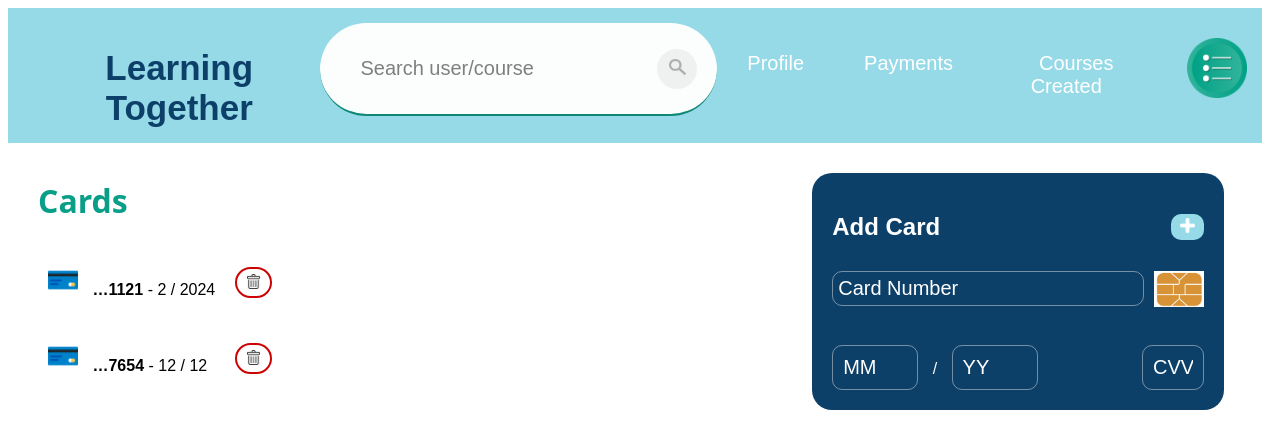
/managePaymentDetails (signed in), run on the app's committed database.
### app/models.py (models this page shows, shortened)
class PaymentDetails(models.Model):
    privateId = models.ForeignKey(Private, on_delete=models.CASCADE, null=True, blank=True)
    cardNumber = models.CharField(max_length=16)
    expirationMonth = models.SmallIntegerField()
    expirationYear = models.SmallIntegerField()
    cvv = models.SmallIntegerField()

### app/views.py (the view)
# urls.py: path('managePaymentDetails',views.managePaymentDetails,name="managePaymentDetails"),
def managePaymentDetails(request):
    if request.user.is_authenticated:
        profile = models.Profile.objects.filter(userId__exact=request.user.id)
        private = models.Private.objects.filter(profileId__exact=profile[0].id)
        paymentDetails = models.PaymentDetails.objects.filter(
            privateId__exact=private[0].id)
        return render(request, "app/managePaymentDetails.html", {'paymentDetails': paymentDetails, 'thisUser': True, 'userId': request.user.id, 'showOptions': True})
    return redirect('home')

### templates/app/managePaymentDetails.html (shortened to what this page needs)
{% extends 'app/base.html' %}
{% block content %}
{% load static %}
{% include 'app/navBar.html' with thisUser=thisUser userId=userId showOptions=showOptions %}
<div class="paymentDetails">
    <div class="details">
        <h2 class="paymentTitle">Cards</h2>
        {% if not paymentDetails %}
        <p style="color:rgba(0, 0, 0, 0.623)"><b>No Payment Details</b></p>
        {% else %}
        {% for card in paymentDetails %}
        <div class="payment">
            <p>
                <img class="card" src="{% static 'images/' %}card.png">
                <b>{{ card.cardNumber|slice:'::-1'|truncatechars:5|slice:'::-1' }}</b> - {{card.expirationMonth}} / {{card.expirationYear}}
            </p>
            <form style="margin-left: 20px;" method="POST" action="../deletePaymentDetail">
                <button id="deleteButton" class="btnG" type="submit" value="Delete"><img style="width:15px; padding:3px; margin-top: 1px;" src="{% static 'images/' %}garbage.png"></button>
            </form>
        </div>
        {% endfor %}
        {% endif %}
    </div>
    <section class="formContainer">
        <form method="POST" action="../saveNewPaymentDetail">
            <div class="payment">
                <h2>Add Card</h2>
                <button id="submitButton" class="btn" type="submit" ><img class="plus" src="{% static 'images/' %}Whiteplus.png"></button>
            </div>
            <div class="payment">
                <input class="inp" required type="text" maxlength="16" pattern="[0-9]{16}" name="cardNumber" placeholder="Card Number"><br><br>
                <img class="edit" src="{% static 'images/' %}chipCard.png">
            </div>
            <br>
            <input class="date" required type="number" min="1" max="12" name="expirationMonth" placeholder="MM"> /
            <input class="date" required type="number"  min="1" max="99" name="expirationYear" placeholder="YY ">
            <input class="cvv" required type="password" maxlength="3" name="cvv" placeholder="CVV"><br>
        </form>
    </section>
</div>
{% endblock %}

### static/test.css (style rules this page uses)
body { background-color: rgb(255, 255, 255); font-family: sans-serif; }

### templates/app/searchBar.html (style rules this page uses)
img { width: 13px; }
::placeholder { color:rgba(0, 0, 0, 0.514); }

### templates/app/managePaymentDetails.html (style rules this page uses)
.formContainer { background-color:rgb(13, 64, 105); width: fit-content; height: fit-content; padding: 10px; border-radius: 20px; margin: 20px; }
.card { width: 30px; margin-right: 10px; }
.details { margin-left: 20px; }
.paymentDetails { display: flex; justify-content: space-between; margin: 10px; }
.payment { display: flex; justify-content: space-between; align-items: center; margin: 10px; }
input { color:white; }
.inp { background-color: transparent; outline: 0; width: 300px; border: 1px solid rgba(225, 224, 224, 0.492); font-size: 20px; padding:5px; border-radius: 10px; }
.formContainer input::placeholder { color:white }
.date { background-color: transparent; outline: 0; border: 1px solid rgba(225, 224, 224, 0.492); font-size: 20px; padding:10px; border-radius: 10px; position: relative; margin: 10px; }
.cvv { background-color: transparent; color:white; outline: 0; border: 1px solid rgba(225, 224, 224, 0.492); font-size: 20px; padding:10px; border-radius: 10px; text-align: center; width: 40px; margin: 10px; margin-left: 90px; }
.edit { width: 50px; float: right; }
.btnG { border: 2px solid rgb(205, 2, 2); background-color: transparent; border-radius: 50px; }
.btn { background-color: #96dae7; border-radius: 10px; border:0; }
.plus { width: 15px; margin: 3px; }
section { color: white; }
.paymentTitle { color:#089e88; font-family: 'Segoe UI', Tahoma, Geneva, Verdana, sans-serif; font-size:xx-large; }

### data on the page
PaymentDetails: cardNumber "…1121", expirationMonth "2", expirationYear "2024"
PaymentDetails: cardNumber "…7654", expirationMonth "12", expirationYear "12"
